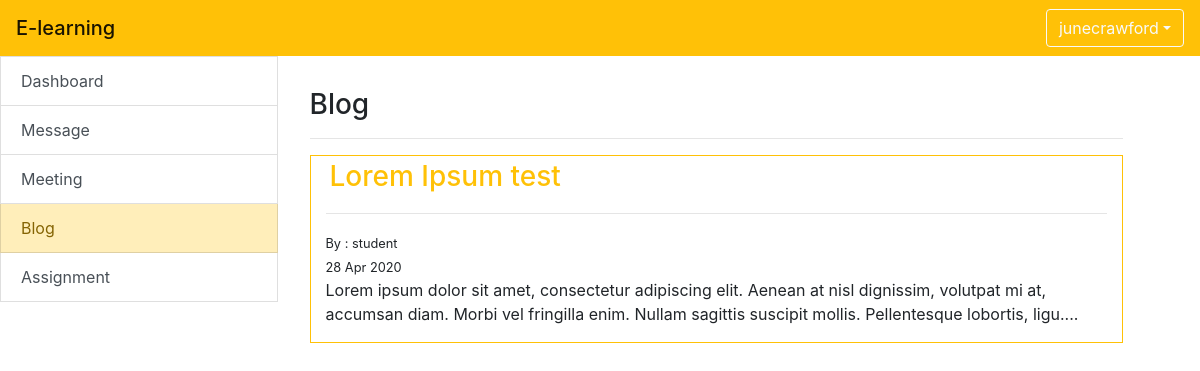
Screenshot of /lecture_blog.php (signed in) with the database file from the repository.
### tables this page shows
CREATE TABLE `post` (
  `post_id` int(11) NOT NULL,
  `title` varchar(225) NOT NULL,
  `username` varchar(50) NOT NULL,
  `date` date NOT NULL,
  `content` text NOT NULL
);

### include/function.php (called while the page is built, shortened)
<?php
include_once 'database.php';
function query($sql) {
  global $connection;
  return mysqli_query($connection, $sql);
}
function fetch_array($result){
  return mysqli_fetch_array($result);
}
 ?>

### lecture_blog.php (the view, shortened to what this page needs)
<?php
include 'include/header.php';
?>
<div class="container-fluid row">
	<div class="list-group col-3">
		<?php include 'include/sidebar.php'; ?>
	</div>
	<div class="col-9 p-3 row">
		<div class="container p-3">
			<h3>Blog</h3>
		<hr>
<?php
$query = query("SELECT * FROM post ORDER BY post_id DESC");
 while ($row = fetch_array($query)) {
    $post_id = $row['post_id'];
    $title = $row['title'];
    $username = $row['username'];
    $date = $row['date'];
    $date = strtotime($date);
    $date = date('d M Y', $date);
    $content = substr($row['content'],0, 200);
echo "<div class='container border border-warning mb-3'>";
echo "<h3 class='p-1'><a class='text-warning' href='Lecture_comment_blog.php?pt_id=$post_id '>$title</a></h3>";
echo "<hr>";
echo "<small>By : $username</small>";
echo "<br>";
echo "<small>$date</small>";
echo "<p>$content....</p>";
echo "</div>";
 }
 ?>
		</div>
	</div>
</div>
<?php include './include/footer.php'; ?>

### rows the page displays
post: title "Lorem Ipsum test", username "student", date "28 Apr 2020", content "Lorem ipsum dolor sit amet, consectetur adipiscing elit. Aenean at nisl dignissim, volutpat mi at, accumsan diam. Morbi vel fringilla enim. Nullam sagittis suscipit mollis. Pellentesque lobortis, ligu"

### other values shown
$_SESSION['username'] "junecrawford"
$value "Dashboard"
$value "Message"
$value "Meeting"
$value "Blog"
$value "Assignment"
